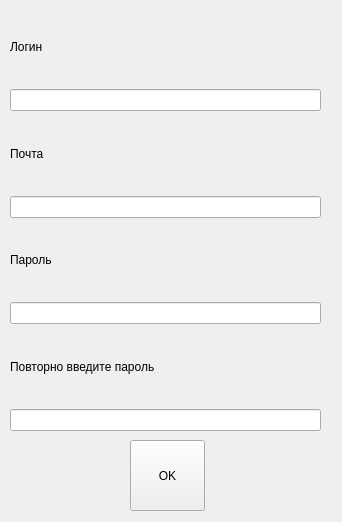
<?xml version="1.0" encoding="UTF-8"?>
<ui version="4.0">
 <class>Form</class>
 <widget class="QWidget" name="Form">
  <property name="geometry">
   <rect>
    <x>0</x>
    <y>0</y>
    <width>342</width>
    <height>522</height>
   </rect>
  </property>
  <property name="windowTitle">
   <string>Form</string>
  </property>
  <widget class="QPushButton" name="OK">
   <property name="geometry">
    <rect>
     <x>130</x>
     <y>440</y>
     <width>75</width>
     <height>71</height>
    </rect>
   </property>
   <property name="text">
    <string>OK</string>
   </property>
  </widget>
  <widget class="QWidget" name="verticalLayoutWidget">
   <property name="geometry">
    <rect>
     <x>10</x>
     <y>10</y>
     <width>311</width>
     <height>421</height>
    </rect>
   </property>
   <layout class="QVBoxLayout" name="verticalLayout">
    <item>
     <widget class="QLabel" name="L1">
      <property name="text">
       <string>Логин</string>
      </property>
     </widget>
    </item>
    <item>
     <widget class="QLineEdit" name="Nick"/>
    </item>
    <item>
     <widget class="QLabel" name="EM">
      <property name="text">
       <string>Почта</string>
      </property>
     </widget>
    </item>
    <item>
     <widget class="QLineEdit" name="Mail"/>
    </item>
    <item>
     <widget class="QLabel" name="na">
      <property name="layoutDirection">
       <enum>Qt::RightToLeft</enum>
      </property>
      <property name="text">
       <string>Пароль</string>
      </property>
      <property name="textFormat">
       <enum>Qt::PlainText</enum>
      </property>
     </widget>
    </item>
    <item>
     <widget class="QLineEdit" name="Pas"/>
    </item>
    <item>
     <widget class="QLabel" name="EPP">
      <property name="text">
       <string>Повторно введите пароль</string>
      </property>
     </widget>
    </item>
    <item>
     <widget class="QLineEdit" name="RePas"/>
    </item>
   </layout>
  </widget>
 </widget>
 <resources/>
 <connections/>
</ui>
